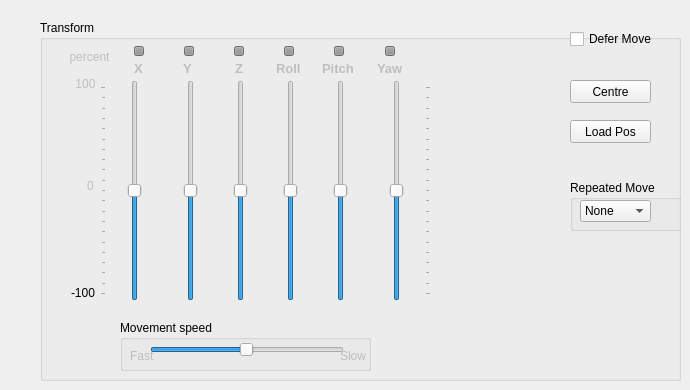
    <widget class="QWidget" name="tab_test">
     <property name="enabled">
      <bool>true</bool>
     </property>
     <attribute name="title">
      <string>Test</string>
     </attribute>
     <widget class="QGroupBox" name="transform_panel">
      <property name="enabled">
       <bool>true</bool>
      </property>
      <property name="geometry">
       <rect>
        <x>40</x>
        <y>20</y>
        <width>641</width>
        <height>361</height>
       </rect>
      </property>
      <property name="title">
       <string>Transform</string>
      </property>
      <property name="flat">
       <bool>false</bool>
      </property>
      <widget class="QSlider" name="sld_test_0">
       <property name="enabled">
        <bool>true</bool>
       </property>
       <property name="geometry">
        <rect>
         <x>60</x>
         <y>60</y>
         <width>61</width>
         <height>221</height>
        </rect>
       </property>
       <property name="minimum">
        <number>-100</number>
       </property>
       <property name="maximum">
        <number>100</number>
       </property>
       <property name="value">
        <number>0</number>
       </property>
       <property name="orientation">
        <enum>Qt::Vertical</enum>
       </property>
       <property name="tickPosition">
        <enum>QSlider::TicksAbove</enum>
       </property>
      </widget>
      <widget class="QSlider" name="sld_test_3">
       <property name="geometry">
        <rect>
         <x>240</x>
         <y>60</y>
         <width>21</width>
         <height>221</height>
        </rect>
       </property>
       <property name="minimum">
        <number>-100</number>
       </property>
       <property name="maximum">
        <number>100</number>
       </property>
       <property name="value">
        <number>0</number>
       </property>
       <property name="orientation">
        <enum>Qt::Vertical</enum>
       </property>
       <property name="tickPosition">
        <enum>QSlider::NoTicks</enum>
       </property>
      </widget>
      <widget class="QSlider" name="sld_test_1">
       <property name="geometry">
        <rect>
         <x>140</x>
         <y>60</y>
         <width>21</width>
         <height>221</height>
        </rect>
       </property>
       <property name="minimum">
        <number>-100</number>
       </property>
       <property name="maximum">
        <number>100</number>
       </property>
       <property name="value">
        <number>0</number>
       </property>
       <property name="orientation">
        <enum>Qt::Vertical</enum>
       </property>
       <property name="tickPosition">
        <enum>QSlider::NoTicks</enum>
       </property>
      </widget>
      <widget class="QSlider" name="sld_test_2">
       <property name="geometry">
        <rect>
         <x>190</x>
         <y>60</y>
         <width>21</width>
         <height>221</height>
        </rect>
       </property>
       <property name="minimum">
        <number>-100</number>
       </property>
       <property name="maximum">
        <number>100</number>
       </property>
       <property name="value">
        <number>0</number>
       </property>
       <property name="orientation">
        <enum>Qt::Vertical</enum>
       </property>
       <property name="tickPosition">
        <enum>QSlider::NoTicks</enum>
       </property>
      </widget>
      <widget class="QSlider" name="sld_test_4">
       <property name="geometry">
        <rect>
         <x>290</x>
         <y>60</y>
         <width>21</width>
         <height>221</height>
        </rect>
       </property>
       <property name="minimum">
        <number>-100</number>
       </property>
       <property name="maximum">
        <number>100</number>
       </property>
       <property name="value">
        <number>0</number>
       </property>
       <property name="orientation">
        <enum>Qt::Vertical</enum>
       </property>
       <property name="tickPosition">
        <enum>QSlider::NoTicks</enum>
       </property>
      </widget>
      <widget class="QSlider" name="sld_test_5">
       <property name="enabled">
        <bool>true</bool>
       </property>
       <property name="geometry">
        <rect>
         <x>330</x>
         <y>60</y>
         <width>61</width>
         <height>221</height>
        </rect>
       </property>
       <property name="minimum">
        <number>-100</number>
       </property>
       <property name="maximum">
        <number>100</number>
       </property>
       <property name="value">
        <number>0</number>
       </property>
       <property name="orientation">
        <enum>Qt::Vertical</enum>
       </property>
       <property name="tickPosition">
        <enum>QSlider::TicksBelow</enum>
       </property>
      </widget>
      <widget class="QLabel" name="label_24">
       <property name="geometry">
        <rect>
         <x>20</x>
         <y>266</y>
         <width>46</width>
         <height>13</height>
        </rect>
       </property>
       <property name="text">
        <string>-100</string>
       </property>
       <property name="alignment">
        <set>Qt::AlignCenter</set>
       </property>
      </widget>
      <widget class="QLabel" name="label_26">
       <property name="enabled">
        <bool>false</bool>
       </property>
       <property name="geometry">
        <rect>
         <x>30</x>
         <y>56</y>
         <width>31</width>
         <height>16</height>
        </rect>
       </property>
       <property name="text">
        <string>100</string>
       </property>
       <property name="alignment">
        <set>Qt::AlignCenter</set>
       </property>
      </widget>
      <widget class="QLabel" name="label_28">
       <property name="enabled">
        <bool>false</bool>
       </property>
       <property name="geometry">
        <rect>
         <x>40</x>
         <y>156</y>
         <width>21</width>
         <height>20</height>
        </rect>
       </property>
       <property name="text">
        <string>0</string>
       </property>
       <property name="alignment">
        <set>Qt::AlignCenter</set>
       </property>
      </widget>
      <widget class="QCheckBox" name="chk_instant_move">
       <property name="enabled">
        <bool>true</bool>
       </property>
       <property name="geometry">
        <rect>
         <x>530</x>
         <y>10</y>
         <width>121</width>
         <height>18</height>
        </rect>
       </property>
       <property name="text">
        <string>Defer Move</string>
       </property>
      </widget>
      <widget class="QLabel" name="label_2">
       <property name="enabled">
        <bool>false</bool>
       </property>
       <property name="geometry">
        <rect>
         <x>94</x>
         <y>40</y>
         <width>21</width>
         <height>16</height>
        </rect>
       </property>
       <property name="font">
        <font>
         <pointsize>10</pointsize>
         <weight>75</weight>
         <bold>true</bold>
        </font>
       </property>
       <property name="text">
        <string>X</string>
       </property>
      </widget>
      <widget class="QLabel" name="label_30">
       <property name="enabled">
        <bool>false</bool>
       </property>
       <property name="geometry">
        <rect>
         <x>143</x>
         <y>40</y>
         <width>21</width>
         <height>16</height>
        </rect>
       </property>
       <property name="font">
        <font>
         <pointsize>10</pointsize>
         <weight>75</weight>
         <bold>true</bold>
        </font>
       </property>
       <property name="text">
        <string>Y</string>
       </property>
      </widget>
      <widget class="QLabel" name="label_34">
       <property name="enabled">
        <bool>false</bool>
       </property>
       <property name="geometry">
        <rect>
         <x>195</x>
         <y>40</y>
         <width>20</width>
         <height>16</height>
        </rect>
       </property>
       <property name="font">
        <font>
         <pointsize>10</pointsize>
         <weight>75</weight>
         <bold>true</bold>
        </font>
       </property>
       <property name="text">
        <string>Z</string>
       </property>
      </widget>
      <widget class="QLabel" name="label_35">
       <property name="enabled">
        <bool>false</bool>
       </property>
       <property name="geometry">
        <rect>
         <x>236</x>
         <y>40</y>
         <width>41</width>
         <height>16</height>
        </rect>
       </property>
       <property name="font">
        <font>
         <pointsize>10</pointsize>
         <weight>75</weight>
         <bold>true</bold>
        </font>
       </property>
       <property name="text">
        <string>Roll</string>
       </property>
      </widget>
      <widget class="QLabel" name="label_38">
       <property name="enabled">
        <bool>false</bool>
       </property>
       <property name="geometry">
        <rect>
         <x>282</x>
         <y>40</y>
         <width>51</width>
         <height>16</height>
        </rect>
       </property>
       <property name="font">
        <font>
         <pointsize>10</pointsize>
         <weight>75</weight>
         <bold>true</bold>
        </font>
       </property>
       <property name="text">
        <string>Pitch</string>
       </property>
      </widget>
      <widget class="QLabel" name="label_39">
       <property name="enabled">
        <bool>false</bool>
       </property>
       <property name="geometry">
        <rect>
         <x>337</x>
         <y>40</y>
         <width>41</width>
         <height>16</height>
        </rect>
       </property>
       <property name="font">
        <font>
         <pointsize>10</pointsize>
         <weight>75</weight>
         <bold>true</bold>
        </font>
       </property>
       <property name="text">
        <string>Yaw</string>
       </property>
      </widget>
      <widget class="QPushButton" name="btn_centre">
       <property name="enabled">
        <bool>true</bool>
       </property>
       <property name="geometry">
        <rect>
         <x>530</x>
         <y>60</y>
         <width>81</width>
         <height>23</height>
        </rect>
       </property>
       <property name="text">
        <string>Centre</string>
       </property>
      </widget>
      <widget class="QLabel" name="label_40">
       <property name="enabled">
        <bool>false</bool>
       </property>
       <property name="geometry">
        <rect>
         <x>24</x>
         <y>27</y>
         <width>51</width>
         <height>20</height>
        </rect>
       </property>
       <property name="text">
        <string>percent</string>
       </property>
       <property name="alignment">
        <set>Qt::AlignCenter</set>
       </property>
      </widget>
      <widget class="QPushButton" name="btn_load_pos">
       <property name="enabled">
        <bool>true</bool>
       </property>
       <property name="geometry">
        <rect>
         <x>530</x>
         <y>100</y>
         <width>81</width>
         <height>23</height>
        </rect>
       </property>
       <property name="text">
        <string>Load Pos</string>
       </property>
      </widget>
      <widget class="QProgressBar" name="pg_6">
       <property name="enabled">
        <bool>false</bool>
       </property>
       <property name="geometry">
        <rect>
         <x>94</x>
         <y>26</y>
         <width>10</width>
         <height>10</height>
        </rect>
       </property>
       <property name="maximum">
        <number>1</number>
       </property>
       <property name="value">
        <number>1</number>
       </property>
       <property name="textVisible">
        <bool>false</bool>
       </property>
      </widget>
      <widget class="QProgressBar" name="pg_7">
       <property name="enabled">
        <bool>false</bool>
       </property>
       <property name="geometry">
        <rect>
         <x>144</x>
         <y>26</y>
         <width>10</width>
         <height>10</height>
        </rect>
       </property>
       <property name="maximum">
        <number>1</number>
       </property>
       <property name="value">
        <number>1</number>
       </property>
       <property name="textVisible">
        <bool>false</bool>
       </property>
      </widget>
      <widget class="QProgressBar" name="pg_8">
       <property name="enabled">
        <bool>false</bool>
       </property>
       <property name="geometry">
        <rect>
         <x>244</x>
         <y>26</y>
         <width>10</width>
         <height>10</height>
        </rect>
       </property>
       <property name="maximum">
        <number>1</number>
       </property>
       <property name="value">
        <number>1</number>
       </property>
       <property name="textVisible">
        <bool>false</bool>
       </property>
      </widget>
      <widget class="QProgressBar" name="pg_9">
       <property name="enabled">
        <bool>false</bool>
       </property>
       <property name="geometry">
        <rect>
         <x>194</x>
         <y>26</y>
         <width>10</width>
         <height>10</height>
        </rect>
       </property>
       <property name="maximum">
        <number>1</number>
       </property>
       <property name="value">
        <number>1</number>
       </property>
       <property name="textVisible">
        <bool>false</bool>
       </property>
      </widget>
      <widget class="QProgressBar" name="pg_10">
       <property name="enabled">
        <bool>false</bool>
       </property>
       <property name="geometry">
        <rect>
         <x>345</x>
         <y>26</y>
         <width>10</width>
         <height>10</height>
        </rect>
       </property>
       <property name="maximum">
        <number>1</number>
       </property>
       <property name="value">
        <number>1</number>
       </property>
       <property name="textVisible">
        <bool>false</bool>
       </property>
      </widget>
      <widget class="QProgressBar" name="pg_11">
       <property name="enabled">
        <bool>false</bool>
       </property>
       <property name="geometry">
        <rect>
         <x>294</x>
         <y>26</y>
         <width>10</width>
         <height>10</height>
        </rect>
       </property>
       <property name="maximum">
        <number>1</number>
       </property>
       <property name="value">
        <number>1</number>
       </property>
       <property name="textVisible">
        <bool>false</bool>
       </property>
      </widget>
      <widget class="QGroupBox" name="groupBox_7">
       <property name="enabled">
        <bool>true</bool>
       </property>
       <property name="geometry">
        <rect>
         <x>80</x>
         <y>300</y>
         <width>251</width>
         <height>51</height>
        </rect>
       </property>
       <property name="title">
        <string>Movement speed</string>
       </property>
       <widget class="QLabel" name="label_41">
        <property name="enabled">
         <bool>false</bool>
        </property>
        <property name="geometry">
         <rect>
          <x>220</x>
          <y>29</y>
          <width>40</width>
          <height>14</height>
         </rect>
        </property>
        <property name="text">
         <string>Slow</string>
        </property>
       </widget>
       <widget class="QSlider" name="sld_lag">
        <property name="enabled">
         <bool>true</bool>
        </property>
        <property name="geometry">
         <rect>
          <x>30</x>
          <y>20</y>
          <width>194</width>
          <height>20</height>
         </rect>
        </property>
        <property name="minimum">
         <number>20</number>
        </property>
        <property name="maximum">
         <number>2000</number>
        </property>
        <property name="singleStep">
         <number>20</number>
        </property>
        <property name="value">
         <number>1000</number>
        </property>
        <property name="orientation">
         <enum>Qt::Horizontal</enum>
        </property>
       </widget>
       <widget class="QLabel" name="label_42">
        <property name="enabled">
         <bool>false</bool>
        </property>
        <property name="geometry">
         <rect>
          <x>10</x>
          <y>29</y>
          <width>40</width>
          <height>14</height>
         </rect>
        </property>
        <property name="text">
         <string>Fast</string>
        </property>
       </widget>
      </widget>
      <widget class="QGroupBox" name="groupBox_8">
       <property name="geometry">
        <rect>
         <x>530</x>
         <y>160</y>
         <width>131</width>
         <height>51</height>
        </rect>
       </property>
       <property name="title">
        <string>Repeated Move</string>
       </property>
       <widget class="QComboBox" name="cmb_repeated_move">
        <property name="geometry">
         <rect>
          <x>10</x>
          <y>20</y>
          <width>71</width>
          <height>22</height>
         </rect>
        </property>
        <item>
         <property name="text">
          <string>None</string>
         </property>
        </item>
        <item>
         <property name="text">
          <string>Surge</string>
         </property>
        </item>
        <item>
         <property name="text">
          <string>Sway</string>
         </property>
        </item>
        <item>
         <property name="text">
          <string>Heave</string>
         </property>
        </item>
        <item>
         <property name="text">
          <string>Roll</string>
         </property>
        </item>
        <item>
         <property name="text">
          <string>Pitch</string>
         </property>
        </item>
        <item>
         <property name="text">
          <string>Yaw</string>
         </property>
        </item>
        <item>
         <property name="text">
          <string>ALL</string>
         </property>
        </item>
       </widget>
      </widget>
     </widget>
    </widget>
